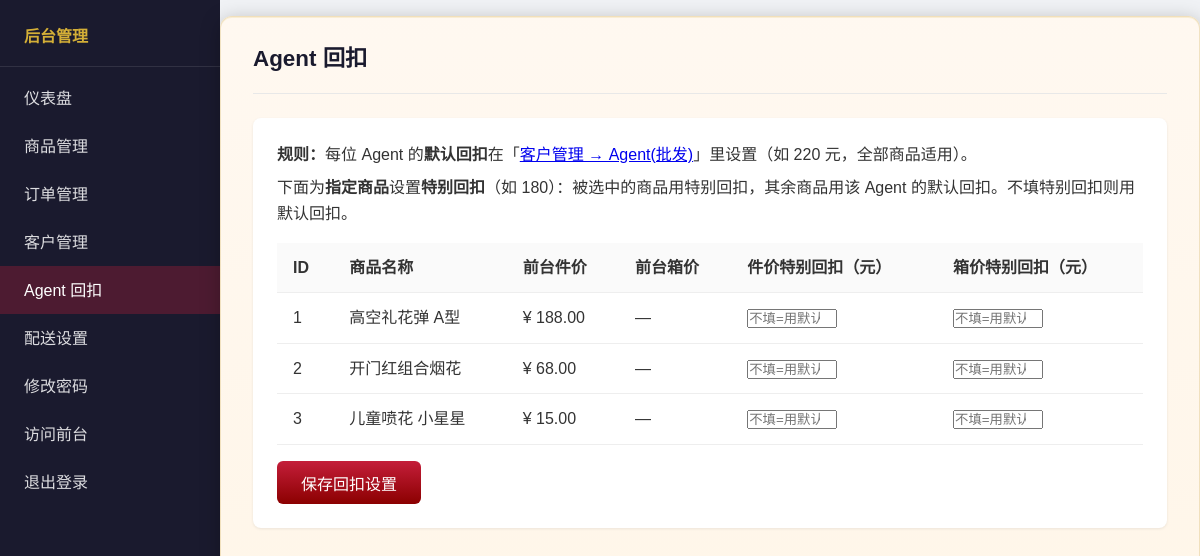
Page /admin/agent_rebate.php (signed in) on the committed database.
### tables this page shows
CREATE TABLE IF NOT EXISTS products (
    id INT AUTO_INCREMENT PRIMARY KEY,
    category_id INT DEFAULT NULL,
    name VARCHAR(200) NOT NULL,
    description TEXT,
    price DECIMAL(10,2) NOT NULL DEFAULT 0,
    stock INT NOT NULL DEFAULT 0,
    image VARCHAR(255) DEFAULT NULL,
    video VARCHAR(255) DEFAULT NULL,
    is_active TINYINT(1) DEFAULT 1,
    allow_self_pickup TINYINT(1) DEFAULT 1,
    allow_lalamove TINYINT(1) DEFAULT 1,
    allow_mail TINYINT(1) DEFAULT 1,
    sell_type VARCHAR(20) DEFAULT 'piece' COMMENT 'piece=仅散卖 box=仅按箱 both=箱+散',
    box_pieces INT DEFAULT NULL COMMENT '每箱件数，按箱时用',
    price_box DECIMAL(10,2) DEFAULT NULL COMMENT '每箱价格',
    agent_rebate DECIMAL(10,2) DEFAULT NULL COMMENT 'Agent回扣金额，折后价=原价-回扣，不填则显示原价',
    agent_rebate_box DECIMAL(10,2) DEFAULT NULL COMMENT 'Agent按箱回扣，不填则箱价不变',
    created_at TIMESTAMP DEFAULT CURRENT_TIMESTAMP,
    updated_at TIMESTAMP DEFAULT CURRENT_TIMESTAMP ON UPDATE CURRENT_TIMESTAMP,
    FOREIGN KEY (category_id) REFERENCES categories(id) ON DELETE SET NULL
);

### admin/agent_rebate.php (the view, shortened to what this page needs)
<?php
require_once __DIR__ . '/../config.php';
$hasRebateCols = false;
try {
    $cols = $pdo->query("SHOW COLUMNS FROM products")->fetchAll(PDO::FETCH_COLUMN);
    $hasRebateCols = in_array('agent_rebate', $cols);
} catch (Exception $e) {}
$products = $pdo->query("SELECT id, name, price, price_box, sell_type, box_pieces, agent_rebate, agent_rebate_box FROM products ORDER BY id")->fetchAll();
?>
<!DOCTYPE html>
<html lang="zh-CN">
<head>
    <link rel="stylesheet" href="<?php echo BASE_PATH; ?>assets/css/style.css">
    <link rel="stylesheet" href="<?php echo BASE_PATH; ?>assets/css/admin.css">
</head>
<body>
<div class="admin-layout">
    <aside class="admin-sidebar">
        <div class="brand">后台管理</div>
        <a href="index.php">仪表盘</a>
        <a href="products.php">商品管理</a>
        <a href="orders.php">订单管理</a>
        <a href="customers.php">客户管理</a>
        <a href="agent_rebate.php" class="active">Agent 回扣</a>
        <a href="delivery_settings.php">配送设置</a>
        <a href="change_password.php">修改密码</a>
        <a href="<?php echo BASE_PATH; ?>index.php" target="_blank">访问前台</a>
        <a href="logout.php">退出登录</a>
    </aside>
    <main class="admin-main">
        <div class="admin-header">
            <h2>Agent 回扣</h2>
        </div>
        <?php if (!$hasRebateCols): ?>
            <p class="alert alert-error">数据库尚未支持回扣字段，请先执行 upgrade_agent_rebate.sql。</p>
        <?php else: ?>
            <div class="admin-card">
                <p style="margin-bottom:0.5rem;"><strong>规则：</strong>每位 Agent 的<strong>默认回扣</strong>在「<a href="customers.php?filter=agent">客户管理 → Agent(批发)</a>」里设置（如 220 元，全部商品适用）。</p>
                <p style="margin-bottom:1rem;">下面为<strong>指定商品</strong>设置<strong>特别回扣</strong>（如 180）：被选中的商品用特别回扣，其余商品用该 Agent 的默认回扣。不填特别回扣则用默认回扣。</p>
                <form method="post">
                    <table class="admin-table">
                        <thead>
                            <tr>
                                <th>ID</th>
                                <th>商品名称</th>
                                <th>前台件价</th>
                                <th>前台箱价</th>
                                <th>件价特别回扣（元）</th>
                                <th>箱价特别回扣（元）</th>
                            </tr>
                        </thead>
                        <tbody>
                            <?php foreach ($products as $p): ?>
                            <tr>
                                <td><?php echo $p['id']; ?></td>
                                <td><?php echo htmlspecialchars($p['name']); ?></td>
                                <td>¥ <?php echo number_format($p['price'], 2); ?></td>
                                <td><?php echo (isset($p['price_box']) && $p['price_box'] !== null && $p['price_box'] !== '') ? '¥ ' . number_format($p['price_box'], 2) : '—'; ?></td>
                                <td><input type="number" name="rebates[<?php echo $p['id']; ?>][piece]" step="0.01" min="0" value="<?php echo isset($p['agent_rebate']) && $p['agent_rebate'] !== null && $p['agent_rebate'] !== '' ? $p['agent_rebate'] : ''; ?>" placeholder="不填=用默认" style="width:90px;"></td>
                                <td><input type="number" name="rebates[<?php echo $p['id']; ?>][box]" step="0.01" min="0" value="<?php echo isset($p['agent_rebate_box']) && $p['agent_rebate_box'] !== null && $p['agent_rebate_box'] !== '' ? $p['agent_rebate_box'] : ''; ?>" placeholder="不填=用默认" style="width:90px;"></td>
                            </tr>
                            <?php endforeach; ?>
                        </tbody>
                    </table>
                    <p style="margin-top:1rem;"><button type="submit" class="btn btn-primary">保存回扣设置</button></p>
                </form>
            </div>
        <?php endif; ?>
    </main>
</div>
</body>
</html>

### assets/css/style.css (style rules this page uses)
:root { --primary: #c41e3a; --primary-dark: #8b0000; --gold: #d4af37; --gold-dark: #b8860b; --dark: #2d0a0a; }
* { box-sizing: border-box; margin: 0; padding: 0; }
body { font-family: 'Microsoft YaHei', 'PingFang SC', sans-serif; background: linear-gradient(145deg, #2d0a0a 0%, #5c1a1a 35%, #8b2500 70%, #1a0a0a 100%); color: #333; min-height: 100vh; line-height: 1.6; }
main { min-height: 60vh; background: linear-gradient(180deg, rgba(255,248,240,0.98) 0%, rgba(255,245,230,0.98) 100%); border-radius: 12px; padding: 2rem; margin-top: 1rem; box-shadow: 0 4px 20px rgba(0,0,0,0.25), inset 0 1px 0 rgba(212,175,55,0.15); border: 1px solid rgba(184,134,11,0.2); }
.btn { padding: 0.6rem 1.5rem; border: none; border-radius: 6px; cursor: pointer; font-size: 1rem; text-decoration: none; display: inline-block; }
.btn-primary { background: linear-gradient(180deg, #c41e3a 0%, #8b0000 100%); color: #fff; }

### assets/css/admin.css (style rules this page uses)
.admin-layout { display: flex; min-height: 100vh; background: #f0f2f5; }
.admin-sidebar { width: 220px; background: #1a1a2e; color: #fff; padding: 1.5rem 0; }
.admin-sidebar a { display: block; padding: 0.7rem 1.5rem; color: rgba(255,255,255,0.85); text-decoration: none; }
.admin-sidebar a:hover, .admin-sidebar a.active { background: rgba(196,30,58,0.3); color: #fff; }
.admin-sidebar .brand { padding: 0 1.5rem 1rem; font-weight: bold; color: #d4af37; border-bottom: 1px solid rgba(255,255,255,0.1); margin-bottom: 0.5rem; }
.admin-main { flex: 1; padding: 1.5rem 2rem; overflow: auto; }
.admin-header { display: flex; justify-content: space-between; align-items: center; margin-bottom: 1.5rem; padding-bottom: 1rem; border-bottom: 1px solid #e8e8e8; }
.admin-header h2 { color: #1a1a2e; font-size: 1.4rem; }
.admin-card { background: #fff; border-radius: 8px; box-shadow: 0 1px 3px rgba(0,0,0,0.08); padding: 1.5rem; margin-bottom: 1.5rem; }
.admin-table { width: 100%; border-collapse: collapse; }
.admin-table th, .admin-table td { padding: 0.75rem 1rem; text-align: left; border-bottom: 1px solid #eee; }
.admin-table th { background: #fafafa; font-weight: 600; }

### rows in the picture
products: id "1", name "高空礼花弹 A型", price "188.00"
products: id "2", name "开门红组合烟花", price "68.00"
products: id "3", name "儿童喷花 小星星", price "15.00"
